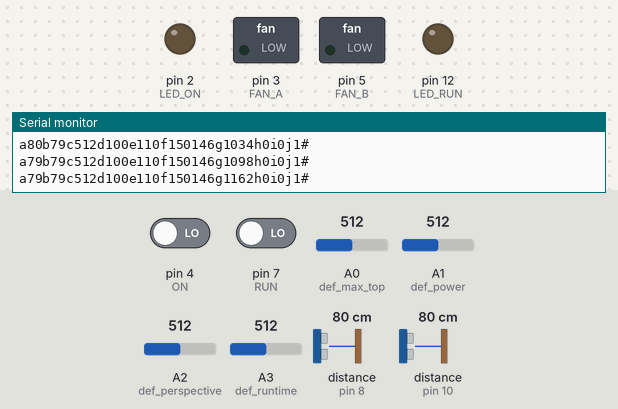
Simulated run of this sketch. Board: Arduino Uno, built with avr-gcc and run on an emulated ATmega328P. On the bench: switched loads named in the sketch (green lamp = pin HIGH), output pins drawn as LEDs (lit = HIGH), the last lines printed to the serial monitor. Wiring (inferred from the names in the program): 2 × ultrasonic range finder: trigger pin 9, echo pin 8 / trigger pin 11, echo pin 10. Dashed ring = blinking. The test bench sets the inputs (shaded band); at power-on: pin 7 (RUN) LOW, pin 4 (ON) LOW, distance to the obstacle (sensors on pin 8, pin 10) 80 cm, A0 (def_max_top) = 512, A1 (def_power) = 512, A2 (def_perspective) = 512, A3 (def_runtime) = 512. The echo pulse lasts 58.3 µs per cm; pins used as bus, display or sensor lines are not drawn.

Above: at 1.2 s.
1.3 s: pin 7 (RUN) driven HIGH
At 3.5 s:
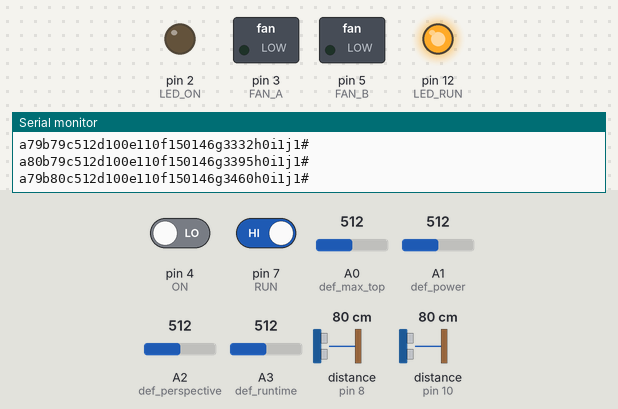
4.3 s: pin 4 (ON) driven HIGH
At 5.4 s:
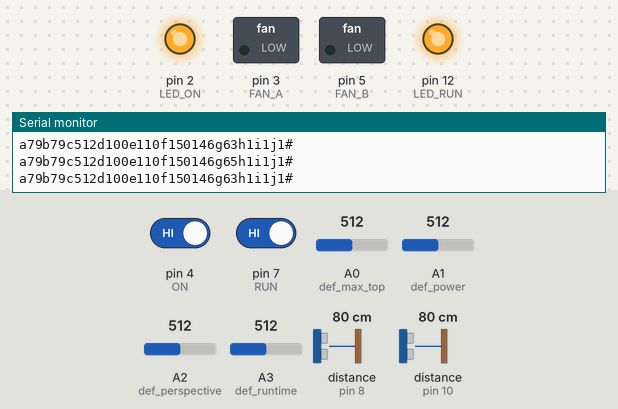
5.8 s: distance to the obstacle (sensor on pin 8) set to 4 cm
At 8.74 s:
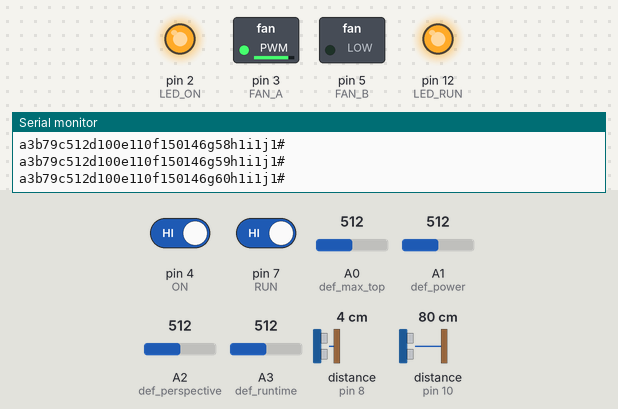
8.8 s: A0 (def_max_top) set to 30
At 10.0 s:
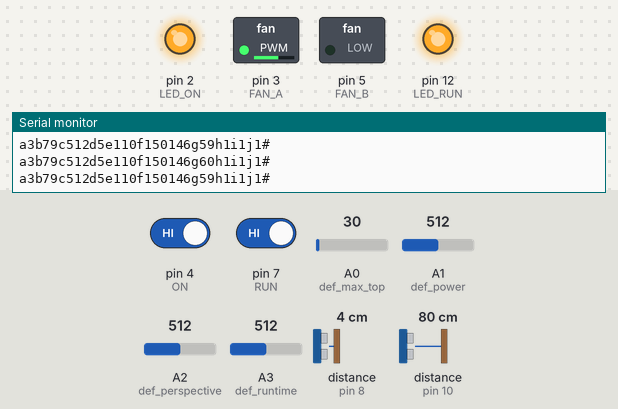
10.4 s: A1 (def_power) set to 306
At 11.5 s:
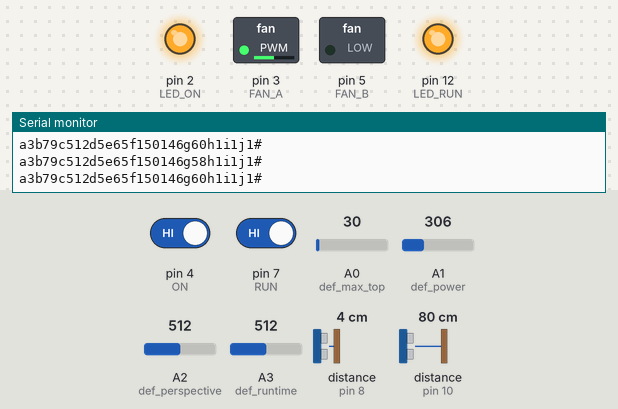
11.9 s: distance to the obstacle (sensor on pin 10) set to 8 cm
13.5 s: distance to the obstacle (sensor on pin 10) set to 5 cm
At 15.3 s:
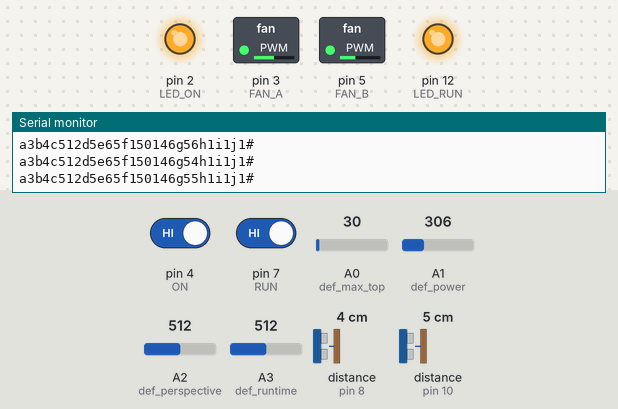
Timing chart, 0 to 17.5 s (numbered marks = the images above; inputs shaded):
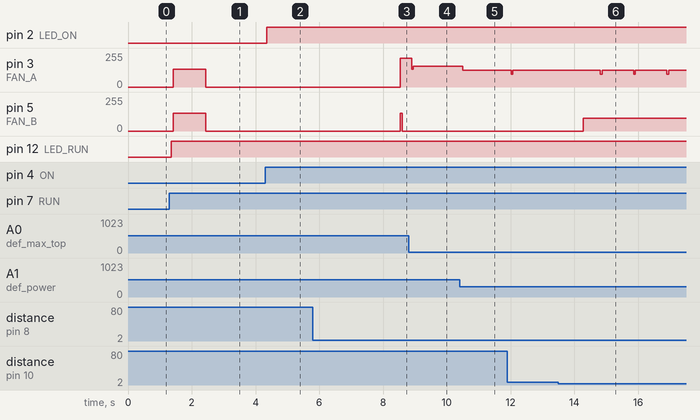

The sketch:

interference.ino
```cpp
// (licence header left out)
#include <Filter.h> // megunolink.com

#define ECHO_A 8
#define TRIG_A 9
#define ECHO_B 10
#define TRIG_B 11
#define FAN_B 5
#define FAN_A 3
#define ON 4
#define RUN 7
#define LED_ON 2
#define LED_RUN 12

long filterWeight = 100; // 100%
ExponentialFilter<long> ADCFilter(filterWeight, 0); // (weight, initial value)
bool filterADC = true;
bool filterSpike = true;
bool filterStuck = true;
bool printErrStuck = false;
bool runA = true;
bool runB = true;

const int def_max_top = A0;       // potentiometer 0 -> define max top for stop motors
const int def_perspective = A2;   // potentiometer 3 -> define perspective for graphic
const int def_power = A1;         // potentiometer 1 -> define power motors
const int def_runtime = A3;       // potentiometer 2 -> define run time_current

int maximumRange = 200;           // 200
int minimumRange = 2;             // 2
float dist_a, dist_b;
float dura_a, dura_b;
int data_dist_a;                  // data_a
int data_dist_b;                  // data_b

int val_fan_a = 0;
int val_fan_b = 0;
int max_top;                      // data_d
int val_def_max_top;

int val_def_perspective;          // data_c
int val_def_power;
int val_power;                    // data_e
int def_max_power = 220;          // define max motor power
int val_def_runtime;
bool val_on;                      // data_h
bool val_on_safed;
bool val_run;                     // data_i
long val_time_run;                // data_f
long time_run_max = 300000;
long val_time_pause;
long val_time_pause_max = 300000;
bool time_run = true;             // data j
long time_current;
long time_safed = 0;
long time_left;                   // data_g -> time_current until toggle run or pause
bool toggled_on_run = false;

String data; // (data_dist_a, data_dist_b, val_def_perspective, max_top, val_power, val_time_run, val_on, val_run)

class spikeFilter {
  private:
  float setMax, dataOut, dataBefore, deltaData;
  int cntBefore;
  int cntBeforeSet = 2;
  int cntPause;
  int cntPauseSet = 6;
  bool pause = false;

  public:
  spikeFilter(float setMax) {
    this->setMax = setMax;
  }
  float getData() {
    return dataOut;
  }

  void filter(float dataIn) {
    deltaData = abs(dataIn - dataBefore);
    if (deltaData > setMax && cntBefore <= cntBeforeSet && !pause) {
      dataOut = dataBefore;
      cntBefore++;
      //Serial.print(">>");
    } else {
      dataOut = dataIn;
      dataBefore = dataIn;
    }
    if (cntBefore == cntBeforeSet) {
      cntPause++;
      pause = true;
    }
    if (cntPause == cntBeforeSet) {
      pause = false;
      cntPause = 0;
      cntBefore = 0;
    }
  }
};

float setMax = 10;
spikeFilter spikeFilterA = spikeFilter(setMax);
spikeFilter spikeFilterB = spikeFilter(setMax);

class stuckFilter {
  private:
  float dataRange, dataMin, dataMax, dataIn, dataSafed = 0;
  bool stucked = false;
  int pauseCycles, cntPauseCycles, dataSafedSpan, cntDataSafed;

  int lengthOfDataAverage = 20; // 50
  float dataAverage[20];
  float dataAverageEff;
  int cntDataAverage = 0, cntDataSafedSpan = 0;

  public:
  stuckFilter(int pauseCycles, float dataRange, float dataMin, float dataMax, int dataSafedSpan) {
    this->pauseCycles = pauseCycles;
    this->dataRange = dataRange;
    this->dataMin = dataMin;
    this->dataMax = dataMax;
    this->dataSafedSpan = dataSafedSpan;
  }

  void filter(float dataIn, bool serialprint) {
    dataAverage[cntDataAverage] = dataIn;
    cntDataAverage++;
    if (cntDataAverage == lengthOfDataAverage - 1) {
      cntDataAverage = 0;
    }
    for (int i = 0; i < lengthOfDataAverage; i++) {
      dataAverageEff += dataAverage[i];
    }
    dataAverageEff = dataAverageEff / lengthOfDataAverage;
    //if (serialprint) {Serial.println(dataAverageEff);}

    if (dataIn > dataMin && dataIn < dataMax) {
      if (abs(dataIn - dataAverageEff) < dataRange) {
        cntDataSafedSpan++;
        //if (serialprint) {Serial.println(cntDataSafedSpan);}
        if (cntDataSafedSpan == dataSafedSpan) {
          stucked = true;
          cntDataSafedSpan = 0;
        }
      } else {
        cntDataSafedSpan = 0;
      }
    }

    if (stucked == true) {
      cntPauseCycles++;
      // if (serialprint) {Serial.println(cntPauseCycles);}
    }

    if (cntPauseCycles >= pauseCycles) {
      cntPauseCycles = 0;
      stucked = false;
    }
  }

  bool isStucked() {
    return stucked;
  }
};

int pauseCycles = 100; // if stocked pause n cycles
int dataSafedSpan = 20; // cycles between data points
float dataRange = 5;
float dataMin = 20;
float dataMax = 180;
stuckFilter stuckFilterA = stuckFilter(pauseCycles, dataRange, dataMin, dataMax, dataSafedSpan);
stuckFilter stuckFilterB = stuckFilter(pauseCycles, dataRange, dataMin, dataMax, dataSafedSpan);

void setup() {
  pinMode(TRIG_A, OUTPUT);
  pinMode(ECHO_A, INPUT);
  pinMode(TRIG_B, OUTPUT);
  pinMode(ECHO_B, INPUT);
  pinMode(ON, INPUT);
  pinMode(RUN, INPUT);
  pinMode(LED_ON, OUTPUT);
  pinMode(LED_RUN, OUTPUT);

  Serial.begin(9600);
}

void loop() {
  sensors();
  actors();
  control();
  stream();
  delay(50); // 50
}

void control() {
  { // max top
    val_def_max_top = analogRead(def_max_top);
    if (val_def_max_top > 0) {
      max_top = map(val_def_max_top, 0, 1023, 0, 200);
    }
  }
  { // value for perspective
    val_def_perspective = analogRead(def_perspective);
  }
  { // timeautomat
    time_current = millis();
    val_def_runtime = analogRead(def_runtime);
    val_time_run = map(val_def_runtime, 0, 1023, 0, time_run_max);

    val_time_pause = val_time_run; // run time_current = pause time_current

    time_left = time_current - time_safed;
    if (val_on == true && val_run == false) {
      time_left = 0;
    }

    if ((time_current - time_safed >= val_time_run && time_run == true) || val_on == true && val_run == false) {
      time_run = false;
      time_safed = time_current;
    }
    if ((time_current - time_safed >= val_time_pause && time_run == false) || toggled_on_run == true ) {
      time_run = true;
      time_safed = time_current;
    }
  }
  { // power motors
    val_def_power = analogRead(def_power);
    val_power = map(val_def_power, 0, 1023, 0, def_max_power);
  }
  { // togle switch
    val_on = digitalRead(ON);
    val_run = digitalRead(RUN);

    if (val_on == true) {
      digitalWrite(LED_ON, HIGH);
    } else {
      digitalWrite(LED_ON, LOW);
    }
    if (val_run == true) {
      digitalWrite(LED_RUN, HIGH);
    } else {
      digitalWrite(LED_RUN, LOW);
    }

    if (val_on_safed == true && val_run == true) {
      toggled_on_run = true;
    } else {
      toggled_on_run = false;
    }
    val_on_safed = val_on;
  }
}

void sensors() {
  if (runA) {
    digitalWrite(TRIG_A, HIGH);
    delayMicroseconds(10);
    digitalWrite(TRIG_A, LOW);
    dura_a = pulseIn(ECHO_A, HIGH);
    dist_a = dura_a / 58.2;

    if (dist_a >= maximumRange) {
      dist_a = maximumRange;
    }
    if (dist_a <= minimumRange) {
      dist_a = 0;
    } else {
      data_dist_a = dist_a;
      if (filterSpike){spikeFilterA.filter(data_dist_a); data_dist_a = spikeFilterA.getData();}
      if (filterADC){ADCFilter.Filter(data_dist_a);}
      if (filterStuck){stuckFilterA.filter(data_dist_a, true);}
      if (stuckFilterA.isStucked()) {
        if (printErrStuck) {Serial.println("A is stucked.");}
      }
    }
  }
  if (runB) {
    digitalWrite(TRIG_B, HIGH);
    delayMicroseconds(10);
    digitalWrite(TRIG_B, LOW);
    dura_b = pulseIn(ECHO_B, HIGH);
    dist_b = dura_b / 58.2;

    if (dist_b >= maximumRange) {
      dist_b = maximumRange;
    }
    if (dist_b <= minimumRange) {
      dist_b = 0;
    } else {
      data_dist_b = dist_b;
      if (filterSpike){spikeFilterB.filter(data_dist_b); data_dist_b = spikeFilterB.getData();}
      if (filterADC){ADCFilter.Filter(data_dist_b);}
      if (filterStuck){stuckFilterB.filter(data_dist_b, true);}
      if (stuckFilterB.isStucked()) {
        if (printErrStuck) {Serial.println("B is stucked.");}
      }
    }
  }
}

void actors() {
  { // power motor depends to distance
    if (runA) {
      if (data_dist_a <= max_top && val_def_max_top > 0 && !stuckFilterA.isStucked()) {
        val_fan_a = map(data_dist_a, 0, max_top, def_max_power, val_power);
      } else {
        val_fan_a = 0;
      }
      if (data_dist_a > max_top || val_def_max_top == 0) {
          val_fan_a = 0;
      }
    }
    if (runB) {
      if (data_dist_b <= max_top && val_def_max_top > 0 && !stuckFilterB.isStucked()) {
          val_fan_b = map(data_dist_b, 0, max_top, def_max_power, val_power);
      } else {
        val_fan_b = 0;
      }
      if (data_dist_b > max_top || val_def_max_top == 0) {
          val_fan_b = 0;
      }
    }
  }
  /*// on off motor
  {
    if (dist_a < max_top) {
      val_fan_a = val_power;
    } else {
      val_fan_a = 0;
    }
    if (dist_b < max_top) {
      val_fan_b = val_power;
    } else {
      val_fan_b = 0;
    }
  }*/

  if (val_run == true && (time_run == true || val_time_run <= 0)) {
    analogWrite(FAN_A, val_fan_a);
    analogWrite(FAN_B, val_fan_b);
  } else {
    analogWrite(FAN_A, 0);
    analogWrite(FAN_B, 0);
  }
}

void stream() {
  data = normalizeData(data_dist_a, data_dist_b, val_def_perspective, max_top, val_power, val_time_run, time_left, val_on, val_run, time_run);
  Serial.println(data);
}

String normalizeData(int a, int b, int c, int d, int e, long f, long g, bool h, bool i, bool j) {
  String A = String(a);
  String B = String(b);
  String C = String(c);
  String D = String(d);
  String E = String(e);
  String F = String(f);
  String G = String(g);
  String H = String(h);
  String I = String(i);
  String J = String(j);
  String ret = String('a') + A + String('b') + B + String('c') + C + String('d') + D + String('e') + E + String('f') + F + String('g') + G + String('h') + H + String('i') + I + String('j') + J + String('#');
  return ret;
}
```

Measured:
- after the input at 1.3 s, pin 5 (FAN_B): 0/255 → 134/255 after 0.12 s, → 0/255 1.0 s later; pin 12 (LED_RUN): LOW → HIGH after 0.06 s
- after the input at 4.3 s, pin 2 (LED_ON): LOW → HIGH after 0.05 s
- after the input at 5.8 s, pin 3 (FAN_A): 0/255 → 217/255 after 2.7 s; pin 5 (FAN_B): 0/255 → 132/255 after 2.7 s, → 0/255 0.06 s later
- after the input at 8.8 s, pin 3 (FAN_A): 217/255 → 154/255 after 0.09 s
- after the input at 10.4 s, pin 3 (FAN_A): 154/255 → 127/255 after 0.09 s
- after the input at 11.9 s, pin 3 (FAN_A): 127/255 → 96/255 after 0.12 s, → 127/255 0.05 s later
- after the input at 13.5 s, pin 3 (FAN_A): alternates 127/255 for 0.99 s and 96/255 for 0.05 s, starting after 1.3 s; pin 5 (FAN_B): 0/255 → 96/255 after 0.77 s
